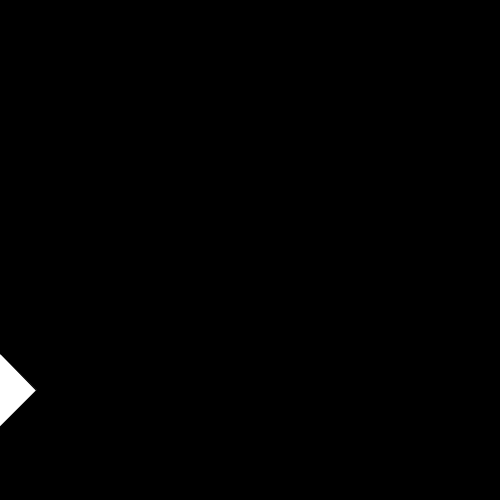
Frame 1 (no input)
Frame 60 (the mouse pressed at the canvas centre just before this capture): identical to frame 1, image omitted
Frame 120 (the mouse held since frame 60 and released just before this capture): identical to frame 1, image omitted

The Processing sketch that drew this single still picture (run headless with seeded random() and noise(); from frame 60 on, the mouse is pressed at the canvas centre):

// Processing sketch: basic_rotate
// ── basic_rotate.pde
void setup() {
  size(500, 500);
}

void draw() {
  background(0);
  //translate(width/2, height/2);
  //rotate(PI/3.0);
  //rect(-26, -26, 52, 52);
  
  //translate(0, 0);
  //rotate(PI/10.0);
  rotate(PI/4.0);
  rect(width/2, height/2, 52, 52);
}
